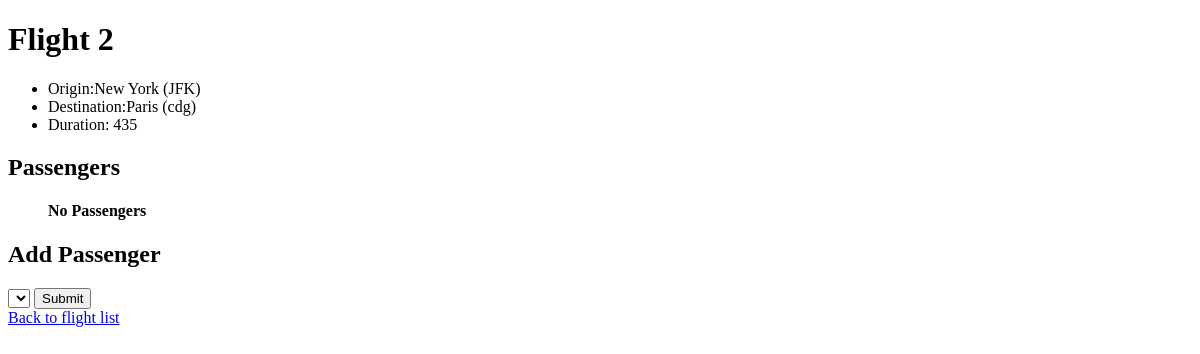
Before: /flights/2 with the older database file.
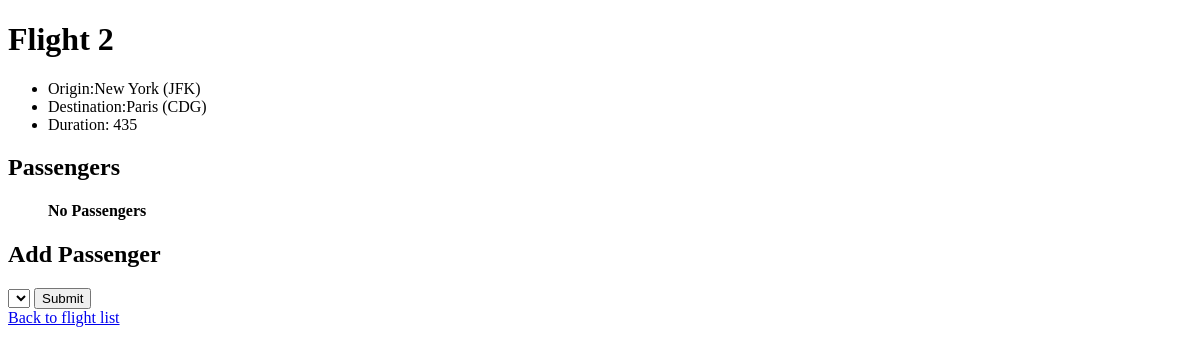
After: the same page with the newer database file.
### flights/models.py (models this page shows, shortened)
class Flight(models.Model):
    origin = models.ForeignKey(Airport, on_delete=models.CASCADE,related_name="departures")
    destination = models.ForeignKey(Airport,on_delete=models.CASCADE,related_name="arrivals")
    duration = models.IntegerField()

class Airport(models.Model):
    code = models.CharField(max_length=3)
    city = models.CharField(max_length=64)
    def __str__(self):
        return f"{self.city} ({self.code})"

### flights/views.py (the view)
# urls.py: path("<int:flight_id>",views.flight, name="flight"),
def flight(request, flight_id):
    flight = Flight.objects.get(pk=flight_id)
    return render(request,"flights/flight.html",{
        "flight":flight,
        "passengers":flight.passengers.all(),
        "non_passengers":Passenger.objects.exclude(flights=flight).all()
    })

### flights/templates/flights/flight.html (shortened to what this page needs)
{% extends "flights/layout.html" %}
{% block body %}
    <h1> Flight {{ flight.id }}</h1>
    <ul>
        <li> Origin:{{flight.origin}} </li>
        <li>Destination:{{ flight.destination }}</li>
        <li>Duration: {{ flight.duration }} </li>
    </ul>
    <h2>Passengers</h2>
    <ul>
        {% for passenger in passengers %}
            <li> {{ passenger }} </li>
        {% empty %}
            <h4>No Passengers</h4>
        {% endfor %}
    </ul>
    <h2>Add Passenger</h2>
    <form action="{% url 'book' flight.id %}" method="POST">
        <select name="passenger" id="">
        </select>
        <input type="submit">
    </form>
    <a href="{% url 'index' %}">Back to flight list</a>
{% endblock %}

Changed rows visible on the page:
changed through a linked row, Flight "New York (JFK)": destination "Paris (cdg)" → "Paris (CDG)"
